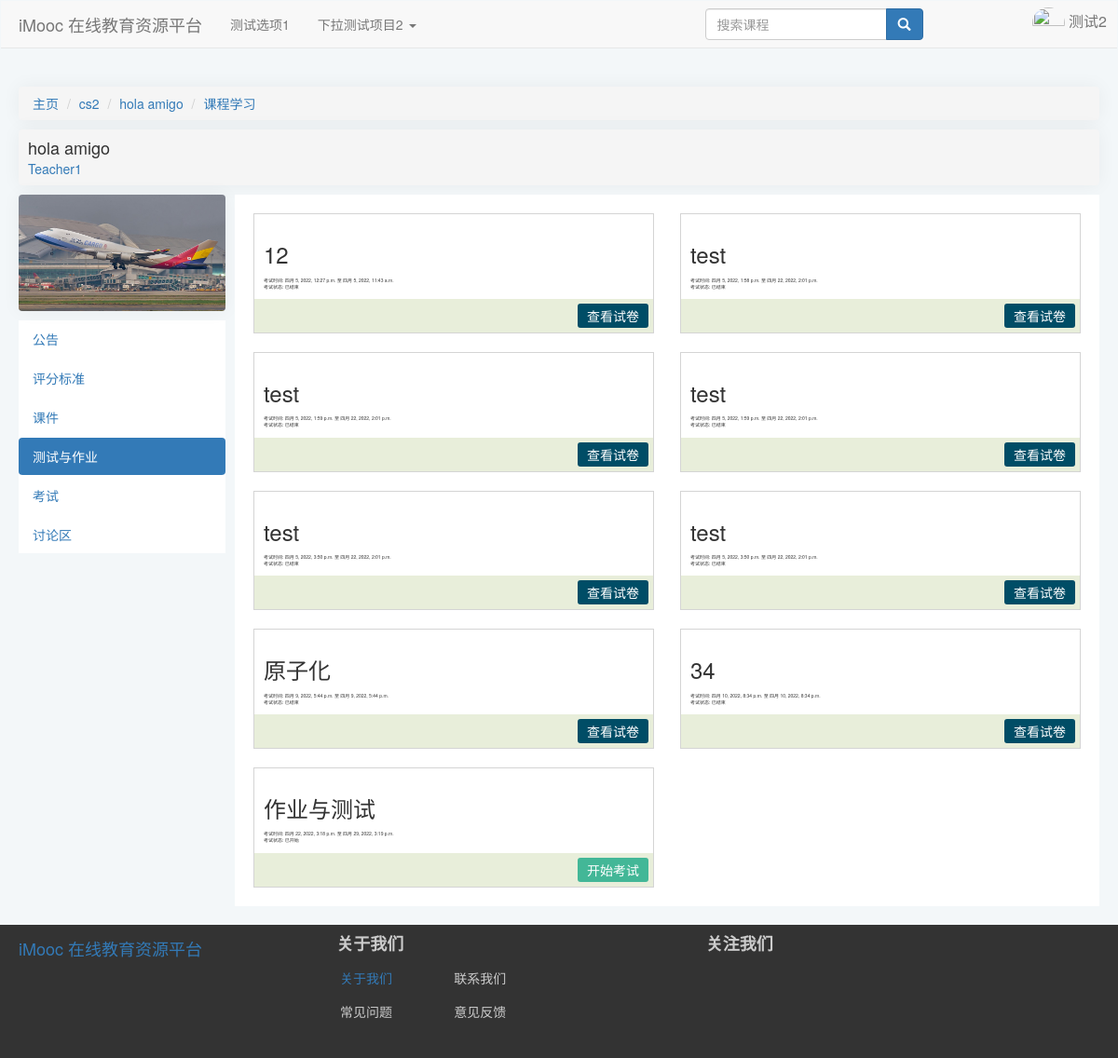
The app's page /course/3/learn/Exercise (signed in) with its own data.
### index/models.py (models this page shows, shortened)
class Users(models.Model):
    gender = (
        ("male", "男"),
        ("female", "女"),
        ("default", "保密"),
    )
    access = (
        ("banned", "封禁用户"),
        ("guest", "访客"),
        ("student", "学生"),
        ("teacher", "教师"),
    )
    profile_picture = models.ImageField(
        verbose_name="头像",
        null=True,
        upload_to="avatar",
        blank=True,
        default="avatar/default-profile-picture.jpg",
    )
    name = models.CharField(
        verbose_name="*用户名", max_length=128, unique=True, null=False
    )  # 昵称
    real_name = models.CharField(
        verbose_name="真实姓名", max_length=64, null=True, blank=True
    )  # 真实姓名
    password = models.CharField(
        verbose_name="*密码", max_length=256, editable=False
    )  # 密码
    email = models.EmailField(verbose_name="*电子邮箱", unique=True)  # 邮箱
    phone_number = models.CharField(
        verbose_name="手机号码", max_length=32, unique=True, null=True, blank=True
    )  # 手机号码
    access = models.CharField(
        verbose_name="*权限等级", max_length=16, choices=access, default="guest"
    )  # 权限级别
    selected_courses = models.ManyToManyField(
        "Course", related_name="students", null=True, blank=True
    )  # 已选课程
    sex = models.CharField(
        verbose_name="*性别", max_length=32, choices=gender, default="default"
    )  # 性别
    create_time = models.DateTimeField(verbose_name="账号创建时间", auto_now_add=True)  # 创建时间
    is_deleted = models.BooleanField(
        verbose_name="删除标记", default=False, editable=False
    )  # 删除标记
    def __str__(self) -> str:
        return self.name
    class Meta:
        ordering = ["-create_time"]
        verbose_name = "用户"
        verbose_name_plural = "用户"

class CourseCategory(models.Model):
    CategoryID = models.AutoField(primary_key=True, verbose_name="分类编号")
    CategoryName = models.CharField(verbose_name="分类名", max_length=64)
    Is_Root = models.BooleanField(verbose_name="根分类", default=True, editable=False)
    DisplayOrder = models.PositiveIntegerField(verbose_name="显示顺序", default=1)
    ParentID = models.ForeignKey(
        "self",
        on_delete=models.CASCADE,
        limit_choices_to={"Is_Root": 1},
        null=True,
        blank=True,
    )
    def __str__(self) -> str:
        return self.CategoryName
    class Meta:
        ordering = ["-CategoryID"]
        verbose_name = "课程分类"
        verbose_name_plural = "课程分类"

class Course(models.Model):
    status = (
        ("1", "未开课"),
        ("2", "已开课"),
        ("3", "已结课"),
    )
    Course_Name = models.CharField(verbose_name="课程名称", max_length=64)
    Course_Teacher = models.ForeignKey(
        "Users",
        on_delete=models.CASCADE,
        limit_choices_to={"access": "teacher"},
        null=True,
        blank=True,
        related_name="teacher",
    )
    Course_Info = models.TextField(verbose_name="课程说明", default="暂未设置")
    Course_Goal = models.TextField(verbose_name="课程目标", default="暂未设置")
    Grade_Requirements = models.TextField(verbose_name="成绩要求", default="暂未设置")
    Reference = models.TextField(verbose_name="参考资料", default="暂未设置")
    QA = models.TextField(verbose_name="常见问题", null=True, blank=True, default="暂未设置")
    Course_Img = models.ImageField(
        verbose_name="课程图片",
        null=True,
        upload_to="Course_Img",
        blank=True,
        default="material/defaultCourseImage.jpg",
    )
    Stu_Count = models.PositiveIntegerField(verbose_name="选课人数", default=0)
    Course_Chapter = models.TextField(
        verbose_name="课程章节",
        null=True,
        blank=True,
        default='[{"title":"New Node","key":"1"}]',
    )
    Course_Category = models.ForeignKey(
        "CourseCategory",
        verbose_name="课程分类",
        on_delete=models.CASCADE,
        limit_choices_to={"Is_Root": 0},
        null=True,
        blank=True,
    )
    View_Count = models.PositiveIntegerField(verbose_name="访问人数", default=0)
    Status = models.CharField(
        verbose_name="课程状态", max_length=16, choices=status, default="1"
    )
    Starting_Time = models.DateTimeField(verbose_name="开课时间", auto_now_add=True)
    Ending_Time = models.DateTimeField(verbose_name="结课时间", null=True, blank=True)
    class Meta:
        ordering = ["-Starting_Time"]
        verbose_name = "课程"
        verbose_name_plural = "课程"

class Paper(models.Model):
    sourceCourse = ForeignKey(
        "Course",
        verbose_name="所属课程",
        on_delete=CASCADE,
        related_name="paperSourceCourse",
    )
    includedQuestions = models.ManyToManyField(
        "QuestionBank",
        verbose_name="包含题目",
        related_name="paperIncludedQuestion",
        through="PaperQuestionsInformation",
    )
    PaperName = CharField(verbose_name="试卷名称", max_length=100)
    PaperType = models.BooleanField(verbose_name="试卷类型", default=False)
    QuestionCount = models.PositiveIntegerField(verbose_name="题目数量", default=0)
    ExaminationTime = models.TimeField(verbose_name="考试时间")
    QuestionTotalScore = models.PositiveIntegerField(verbose_name="试卷总分", default=0)
    StartTime = models.DateTimeField(verbose_name="开始时间")
    EndTime = models.DateTimeField(verbose_name="结束时间")
    @property
    def is_started(self):
        if datetime.now().astimezone(pytz.timezone("UTC")) > self.StartTime:
            return True
        return False
    @property
    def is_expired(self):
        if datetime.now().astimezone(pytz.timezone("UTC")) > self.EndTime:
            return True
        return False
    class Meta:
        verbose_name = "试卷"
        verbose_name_plural = "试卷"

### index/views.py (the view)
def courseLearnExercise(request, courseid):
    courseDetail, _, _ = VF.Get_Course(courseid)
    course = models.Course.objects.get(id=courseid)
    user = models.Users.objects.get(name=request.session["user_name"])
    PaperList = models.Paper.objects.filter(sourceCourse=course, PaperType=False)
    Paper_Status = VF.get_Paper_Status(user, PaperList)
    html = render_to_string("index/AjaxTemplate/ExerciseOverview.html", locals())
    if request.GET.get("Return") == "true":
        return JsonResponse(html, safe=False)
    return render(request, "index/courseLearn/courseLearnExercise.html", locals())

### index/functions/viewFunction.py (called while the page is built)
def get_Paper_Status(user, PaperList):
    data = {}
    AnsweredPaper_Queryset = models.AnsweredPaper.objects.filter(
        sourcePaper__in=PaperList
    ).filter(
        candidates=user
    )  # 筛选出所有该用户已作答的且属于本课程的试卷
    for paper in PaperList:
        for Answeredpaper in AnsweredPaper_Queryset:
            if Answeredpaper.sourcePaper == paper:
                data[paper] = Answeredpaper.is_finished
                break
            else:
                data[paper] = False
    return data

### index/templates/index/AjaxTemplate/ExerciseOverview.html (shortened to what this page needs)
{% load static %}
<div class="PaperOverviewArea">
    {% for key,value in Paper_Status.items %}
    <div class="PaperInfoCard">
        <div class="Info">
            <div class="PaperName">
                <h3>{{key.PaperName}}</h3>
            </div>
            <div class="Duration">
                <span>考试时间: </span>
                <span>{{key.StartTime}} 至 {{key.EndTime}}</span>
            </div>
            <div class="Status">
                <span>考试状态: </span>
                {% if key.is_expired %}
                <span>已结束</span>
                {% elif key.is_started %}
                <span>已开始</span>
                {% else %}
                <span>未开始</span>
                {% endif %}
            </div>
        </div>
        <div class="ButtonsBar">
            {% if key.is_expired or value %}
            <div name="{{key.id}}" class="PreviewPaper"><span>查看试卷</span></div>
            {% elif key.is_started and value is not True %}
            <div name="{{key.id}}" class="StartExam"><span>开始考试</span></div>
            {% else %}
            <div class="PaperUnavilable"><span>考试未开始</span></div>
            {% endif %}
        </div>
    </div>
    {% endfor %}
</div>

### index/templates/index/courseLearn/courseLearnBase.html (shortened to what this page needs)
{% extends 'index/index.html' %}
{% load static %}
    {% block extrastatic %}
    <link rel="stylesheet" href="{% static 'index/css/courseLearnBase.css' %}">
    {% endblock extrastatic %}
    {% block content %}
    <ul class="breadcrumb">
        <li><a class="Index" href="/index/">主页</a></li>
        <li><a class="Category" href="{% url 'index:category' courseDetail.Course_Category.ParentID.CategoryID %}"
                id="{{courseDetail.Course_Category.CategoryID}}">{{courseDetail.Course_Category}}</a></li>
        <li><a class="Course" href="{% url 'index:courseInfo' courseid %}">{{courseDetail.Course_Name}}
            </a>
        </li>
        <li class="active"><a href="{% url 'index:Learn' courseid %}">课程学习
            </a>
        </li>
    </ul>
    <div class="header">
        <div class="courseInfo">
            <div class="courseName">
                <a href="{% url 'index:courseInfo' courseid %}">
                    <h4>{{courseDetail.Course_Name}}</h4>
                </a>
            </div>
            <div class="teachers">
                <a href="#">
                    <h5>{{courseDetail.Course_Teacher}}</h5>
                </a>
            </div>
        </div>
    </div>
    <div class="body">
        <div class="navSideBar">
            <div class="courseImage">
                <img src="{{courseDetail.Course_Img}}" alt="课程图片">
            </div>
            <ul class="nav nav-pills nav-stacked">
                <li name="Notices"><a href="{% url 'index:Notice' courseid %}">公告</a></li>
                <li name="Grading"><a href="{% url 'index:Grading' courseid %}">评分标准</a></li>
                <li name="Content"><a href="{% url 'index:Content' courseid %}">课件</a></li>
                <li name="Exercise"><a href="{% url 'index:Exercise' courseid %}">测试与作业</a></li>
                <li name="Examination"><a href="{% url 'index:Examination' courseid %}">考试</a></li>
                <li><a href="#">讨论区</a></li>
            </ul>
        </div>
        <div class="mainContainer">
            {% block learnContent %}
            {% endblock learnContent %}
        </div>
    </div>
    {% endblock content %}

### index/templates/index/index.html (shortened to what this page needs)
{% load static %}
<!DOCTYPE html>
<html class="widthauto">
<head>
	<link rel="stylesheet" href="https://cdn.staticfile.org/twitter-bootstrap/3.3.7/css/bootstrap.min.css">
	<link rel="stylesheet" type="text/css" href="{% static 'index/css/index.css' %}">
	<link rel="stylesheet" href="//cdnjs.cloudflare.com/ajax/libs/toastr.js/latest/toastr.min.css">
	{% block extrastatic %}
	{% endblock %}
</head>
<body>
	<div class="navbar head">
		<nav class="navbar navbar-default navbar-static-top" role="navigation">
			<div class="container-fluid">
				<div class="navbar-header">
					<a class="navbar-brand" href="/index">iMooc 在线教育资源平台</a>
				</div>
				<div>
					<ul class="nav navbar-nav">
						<li><a href="#">测试选项1</a></li>
						<li class="dropdown">
							<a href="#" class="dropdown-toggle" data-toggle="dropdown">
								下拉测试项目2
								<b class="caret"></b>
							</a>
						</li>
					</ul>
					<div class="nav-right-part">
						<div class="nav-right-search navbar-left" id="nav-right-search">
							<form class="navbar-form" role="form">
								<div class="form-group">
									<div class="input-group">
										<input type="text" class="form-control visible-lg-block visible-md-block"
											placeholder="搜索课程">
										<span class="input-group-btn">
											<button class="btn btn-primary glyphicon glyphicon-search" type="button"
												id="search-btn"></button>
										</span>
									</div>
								</div>
							</form>
						</div>
						<div class="nav-right-login navbar-right" id="nav-right-login">
							{% if request.session.is_login == True %}
							<ul class="nav navbar-nav">
								<li class="dropdown">
									<a href="#" class="dropdown-toggle" data-toggle="dropdown" data-hover="dropdown"
										id="userBox">
										<img class="img-circle img-responsive dropdown"
											src="{{ request.session.avatar }}" alt="" width="35" height="33" id="avatar"
											style="text-decoration:none;" />
										{{ request.session.user_name }}
									</a>
								</li>
							</ul>
							{% else %}
							<ul class="nav navbar-nav">
								<li><a href="/login"><span class="glyphicon glyphicon-log-in"></span> 登录</a></li>
								<li><a href="/register"><span class="glyphicon glyphicon-user"></span> 注册</a></li>
							</ul>
							{% endif %}
						</div>
					</div>
				</div>
			</div>
		</nav>
	</div>
	<div class="container-fluid">
		{% block content %}
		{% endblock %}
	</div>
	<div class="infobar footer">
		<div id="footer">
			<div class="footer-logo">
				<a class="navbar-brand" href="/index">iMooc 在线教育资源平台</a>
			</div>
			<div class="footer-about col-lg-4 col-lg-offset-1">
				<h4 class="col-lg-12"><strong>关于我们</strong></h4>
				<h5 class="col-lg-4"><a href="/aboutus/">&nbsp;关于我们</a></h5>
				<h5 class="col-lg-5">&nbsp;联系我们</h5>
				<h5 class="col-lg-4">&nbsp;常见问题</h5>
				<h5 class="col-lg-5">&nbsp;意见反馈</h5>
			</div>
			<div class="footer-follow col-lg-offset-0 col-lg-2">
				<h4 class="col-lg-12 col-lg-offset-0"><strong>关注我们</strong></h4>
			</div>
		</div>
	</div>
</body>
</html>

### index/static/index/css/index.css (style rules this page uses)
body { background-color: #f3f7f9; }
.container-fluid { margin: 0 auto; width: 1190px; min-width: 1190px; }
.navbar-default { width: auto; }
#nav-right-search { position: relative; left: 280px; }
.infobar { position: relative; width: auto; height: 143px; background-color: #333; }
#footer { width: auto; margin: 20px auto; width: 1190px; }
.footer h4 { color: #ccc; }
.footer h5 { color: #cccccc; }
#avatar { display: inline; }
#nav-right-login { font-size: 16px; display: inline-block; padding:0px; }
#userBox { position:relative; padding:7px; display:inline-block; }
#search-btn { position: relative; top: 0px; }

### index/static/index/css/courseLearnBase.css (style rules this page uses)
.breadcrumb { margin:0px; box-shadow: 0 0 20px 0 rgb(12 1 4 / 5%); border-radius: 4px; }
.navSideBar { display:block; float:left; width:20%; }
.navSideBar img { overflow: hidden;width: 222px; box-shadow: 0 0 20px 0 rgb(12 1 4 / 5%); border-radius: 4px; margin-bottom:10px; }
.header { background-color:#f5f5f5; box-shadow: 0 0 20px 0 rgb(12 1 4 / 5%); border-radius: 4px; padding:5px; margin:10px 0; }
.header h4 { color:#000000cc; margin:5px; }
.header h5 { margin:5px; }
.teachers { width: fit-content; }
.courseInfo { width: fit-content; }
.mainContainer { display:block; width:79%; float:right; }
ul.nav.nav-pills.nav-stacked { background: white;margin: 0 10px 0 0; }

### index/static/index/css/exerciseOverview.css (style rules this page uses)
.mainContainer { float:right; width:80%; background-color:white; }
.PaperOverviewArea { display: inline-flex; flex-wrap: wrap; justify-content: space-between; margin: 10px; }
.PaperInfoCard { background: white; display: inline-flex; width: 430px; flex-direction: column; border: 1px solid #80808057; margin: 10px; }
.Info { padding: 10px; }
.ButtonsBar { background: #e8eeda; width: 100%; display: flex; flex-direction: row; align-items: center; justify-content: flex-end; }
.Duration,.Status { font-size: 5px; }
.PreviewPaper>span,.StartExam>span,.PaperUnavilable>span { color: white; }
.PreviewPaper { cursor:pointer; margin: 5px; background: #004d66; padding: 3px 10px; border-radius: 3px; }
.StartExam { cursor:pointer; margin: 5px; background: #43b797; padding: 3px 10px; border-radius: 3px; }

### records on screen
Users: session.user_name "测试2"
CourseCategory: Course_Category "cs2"
Course: Course_Name "hola amigo"
Users: Course_Teacher "Teacher1"
Paper: PaperName "12", StartTime "四月 5, 2022, 12:27 p.m.", EndTime "四月 5, 2022, 11:43 a.m.", shows "已结束"
Paper: PaperName "test", StartTime "四月 5, 2022, 1:58 p.m.", EndTime "四月 22, 2022, 2:01 p.m.", shows "已结束"
Paper: PaperName "test", StartTime "四月 5, 2022, 1:59 p.m.", EndTime "四月 22, 2022, 2:01 p.m.", shows "已结束"
Paper: PaperName "test", StartTime "四月 5, 2022, 1:59 p.m.", EndTime "四月 22, 2022, 2:01 p.m.", shows "已结束"
Paper: PaperName "test", StartTime "四月 5, 2022, 3:50 p.m.", EndTime "四月 22, 2022, 2:01 p.m.", shows "已结束"
Paper: PaperName "test", StartTime "四月 5, 2022, 3:50 p.m.", EndTime "四月 22, 2022, 2:01 p.m.", shows "已结束"
Paper: PaperName "原子化", StartTime "四月 9, 2022, 5:44 p.m.", EndTime "四月 9, 2022, 5:44 p.m.", shows "已结束"
Paper: PaperName "34", StartTime "四月 10, 2022, 8:34 p.m.", EndTime "四月 10, 2022, 8:34 p.m.", shows "已结束"
Paper: PaperName "作业与测试", StartTime "四月 22, 2022, 3:18 p.m.", EndTime "四月 29, 2022, 3:19 p.m.", shows "已开始"
